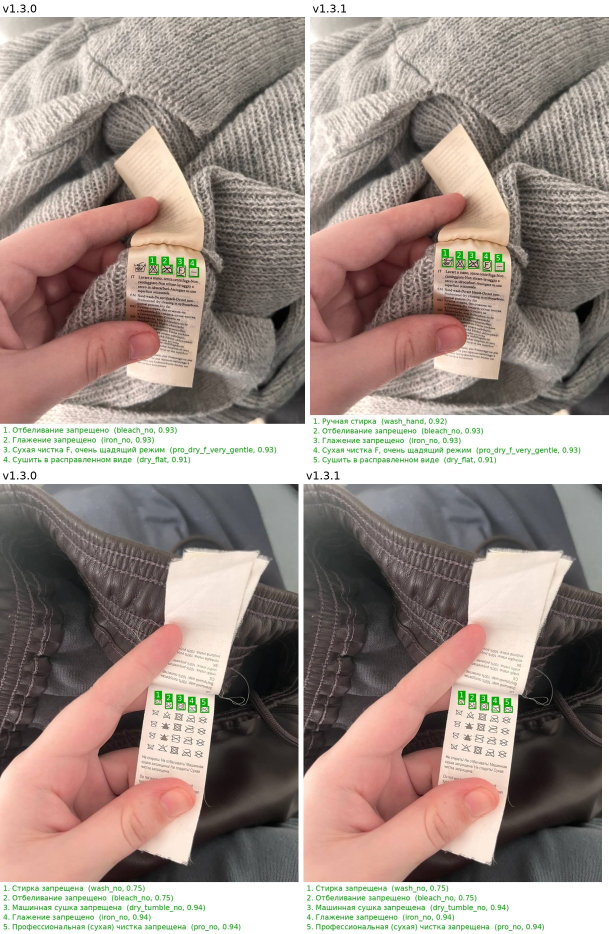
#> input picture comparison/new_photos_v1.3.0_vs_v1.3.1.jpg, 1217 x 1868 px (shown at 1/2 size)
$ python -i quality.py   (imports and definitions only)   (older library calls are emulated)
#> lines starting #> are read from the running program, lines starting #| are printed output that depends on the picture; after the words box and inside, x2 and y2 are one past the last pixel; in counts of white or black regions, pixels touching at a corner belong together
"""Image quality assessment.

Returns a score in [0, 1] and a hard ``too_low`` flag. ``too_low`` is only set
when recognition is physically impossible (tiny image, no contrast, extreme
blur) – moderate problems lower the confidence instead.
"""
from __future__ import annotations

from dataclasses import dataclass, field

import cv2
import numpy as np


@dataclass
class QualityReport:
    score: float
    too_low: bool
    contrast: float
    blur_sigma: float
    brightness: float
    min_side: int
    reasons: list[str] = field(default_factory=list)

    def as_dict(self):
        return {"score": round(self.score, 3), "tooLow": self.too_low, "contrast": round(self.contrast, 1),
                "blurSigmaPx": round(self.blur_sigma, 2), "brightness": round(self.brightness, 1),
                "minSide": self.min_side, "reasons": self.reasons}


def estimate_blur_sigma(gray: np.ndarray) -> float:
    """Edge-width based blur estimate (px at the given resolution).

    For a step edge of height R blurred with a Gaussian of sigma s the maximum
    gradient is R / (sqrt(2*pi) * s). We compare strong gradients to the local
    contrast range.
    """
    g = gray.astype(np.float32)
    gx = cv2.Sobel(g, cv2.CV_32F, 1, 0, ksize=3) / 8.0
    gy = cv2.Sobel(g, cv2.CV_32F, 0, 1, ksize=3) / 8.0
    mag = np.sqrt(gx * gx + gy * gy)
    k = 31
    local_range = cv2.dilate(g, np.ones((k, k))) - cv2.erode(g, np.ones((k, k)))
    strong = local_range > max(25.0, np.percentile(local_range, 90) * 0.5)
    if strong.sum() < 50:
        return 99.0
    ratio = mag[strong] / np.maximum(local_range[strong], 1.0)
    r = float(np.percentile(ratio, 95))
    return float(1.0 / (np.sqrt(2 * np.pi) * max(r, 1e-3)))


def assess(gray: np.ndarray) -> QualityReport:
    h, w = gray.shape
    reasons = []
    p1, p99 = np.percentile(gray, [1, 99])
    contrast = float(p99 - p1)
    brightness = float(gray.mean())
    # blur measured at a normalised resolution (long side 1000 px)
    s = 1000.0 / max(h, w)
    g = cv2.resize(gray, (max(8, int(w * s)), max(8, int(h * s))), interpolation=cv2.INTER_AREA) if s < 1 else gray
    sigma = estimate_blur_sigma(g)
    too_low = False
    if min(h, w) < 64:
        too_low = True
        reasons.append("resolution_too_low")
    if contrast < 20:
        too_low = True
        reasons.append("no_contrast")
    if sigma > 6.0:
        too_low = True
        reasons.append("too_blurry")
    if brightness < 20 or brightness > 250:
        reasons.append("extreme_exposure")
        if contrast < 35:
            too_low = True
    q_contrast = float(np.clip((contrast - 20) / 120, 0, 1))
    q_blur = float(np.clip(1.0 - (sigma - 0.8) / 5.0, 0, 1))
    q_res = float(np.clip((min(h, w) - 64) / 400, 0, 1))
    score = 0.45 * q_blur + 0.35 * q_contrast + 0.2 * q_res
    return QualityReport(score=score, too_low=too_low, contrast=contrast, blur_sigma=sigma,
                         brightness=brightness, min_side=min(h, w), reasons=reasons)

>>> import cv2
>>> picture = cv2.imread('../comparison/new_photos_v1.3.0_vs_v1.3.1.jpg', cv2.IMREAD_GRAYSCALE)
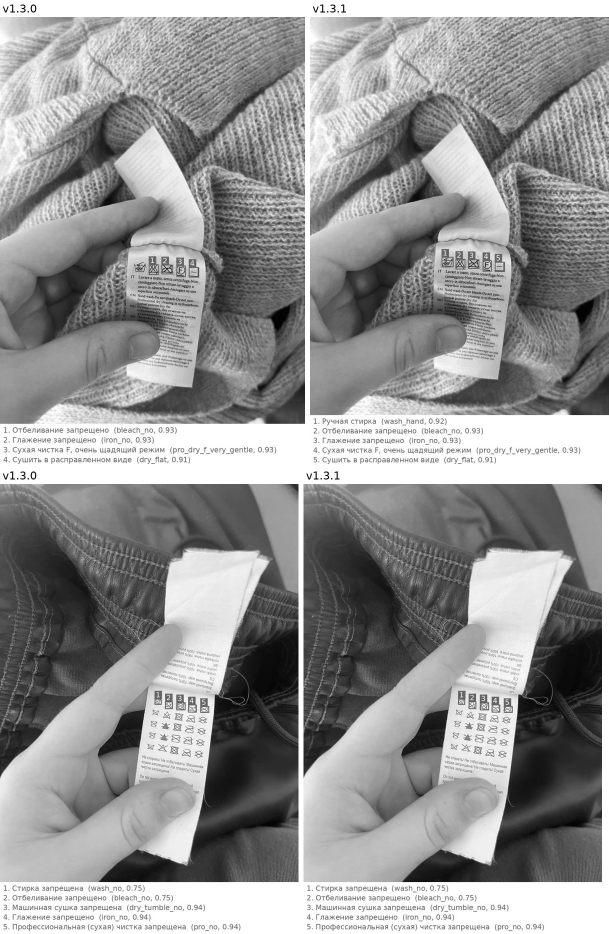
#> picture: shape (1868, 1217) (shown at 1/2 size); min 0, max 255, mean 147.3
>>> result = assess(picture)
#> in assess, `p1, p99 = np.percentile(gray, [1, 99])`: p1 = 17; p99 = 255
#> in assess, `contrast = float(p99 - p1)`: contrast = 238
#> in assess, `brightness = float(gray.mean())`: brightness = 147.3
#> in assess, `g = cv2.resize(gray, (max(8, int(w * s)), max(8, int(h * s))), interpo..`:
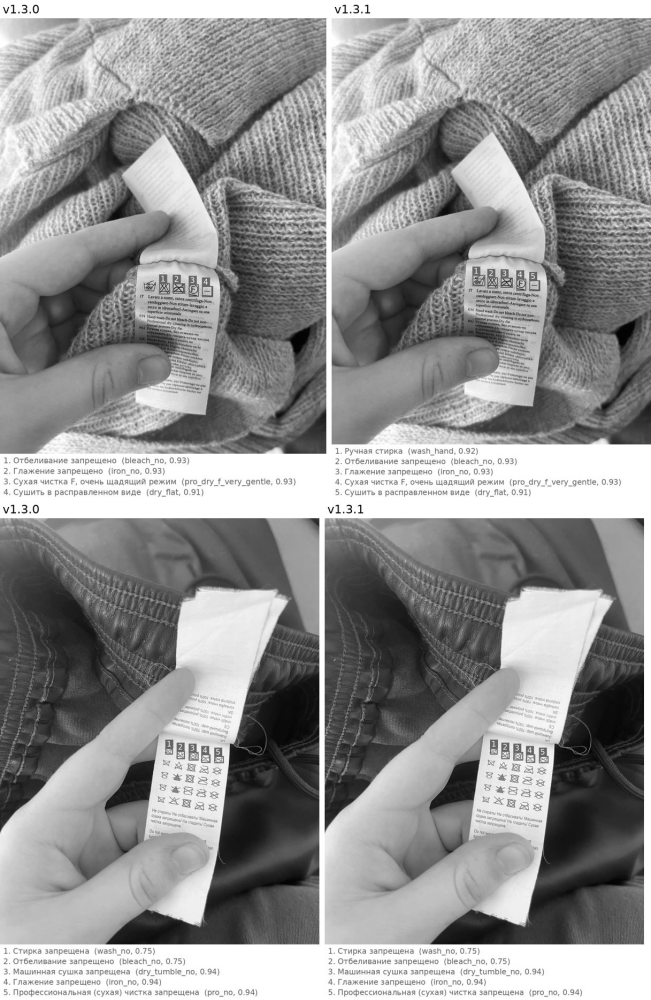
#> g: shape (1000, 651); min 1, max 255, mean 147.3
#> in estimate_blur_sigma, `gx = cv2.Sobel(g, cv2.CV_32F, 1, 0, ksize=3) / 8.0`:
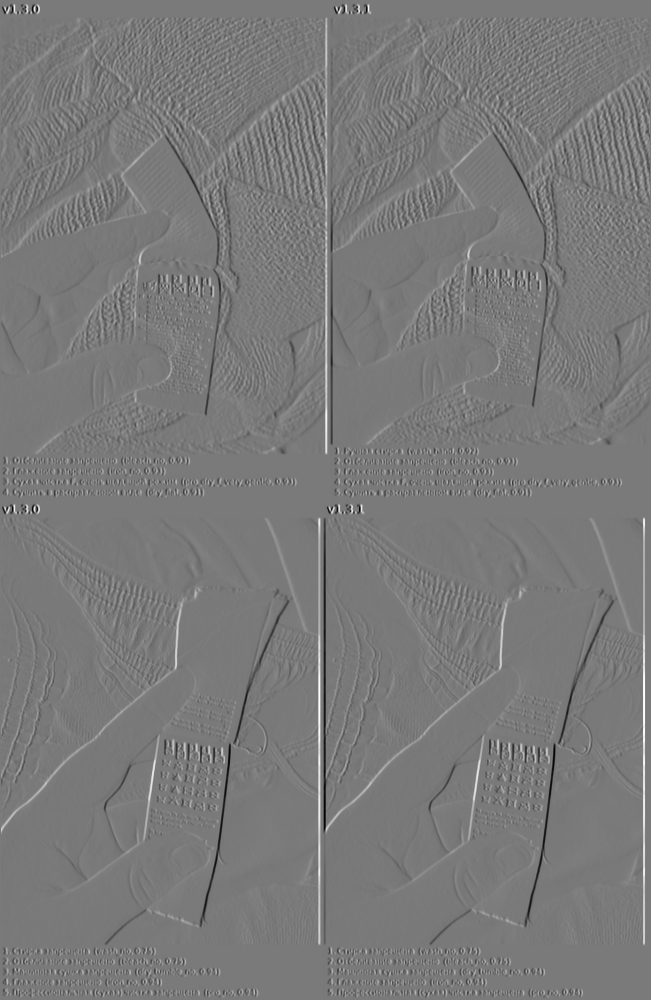
#> gx: shape (1000, 651) float32; min -110.6, max 120.4, mean 0.1; drawn with min black and max white
#> in estimate_blur_sigma, `gy = cv2.Sobel(g, cv2.CV_32F, 0, 1, ksize=3) / 8.0`:
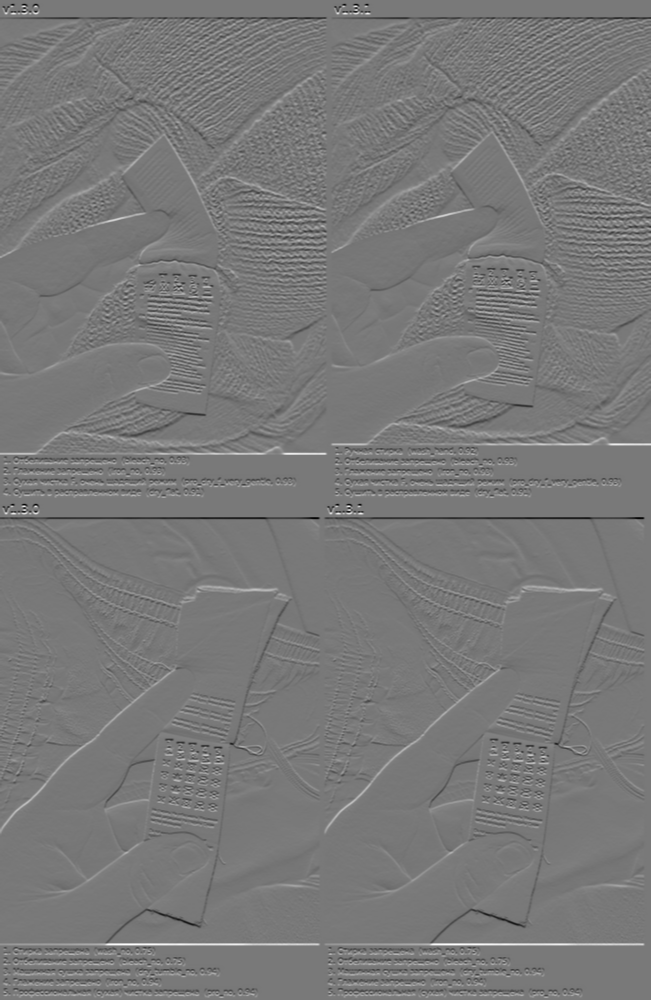
#> gy: shape (1000, 651) float32; min -109.1, max 120.8, mean 0; drawn with min black and max white
#> in estimate_blur_sigma, `mag = np.sqrt(gx * gx + gy * gy)`:
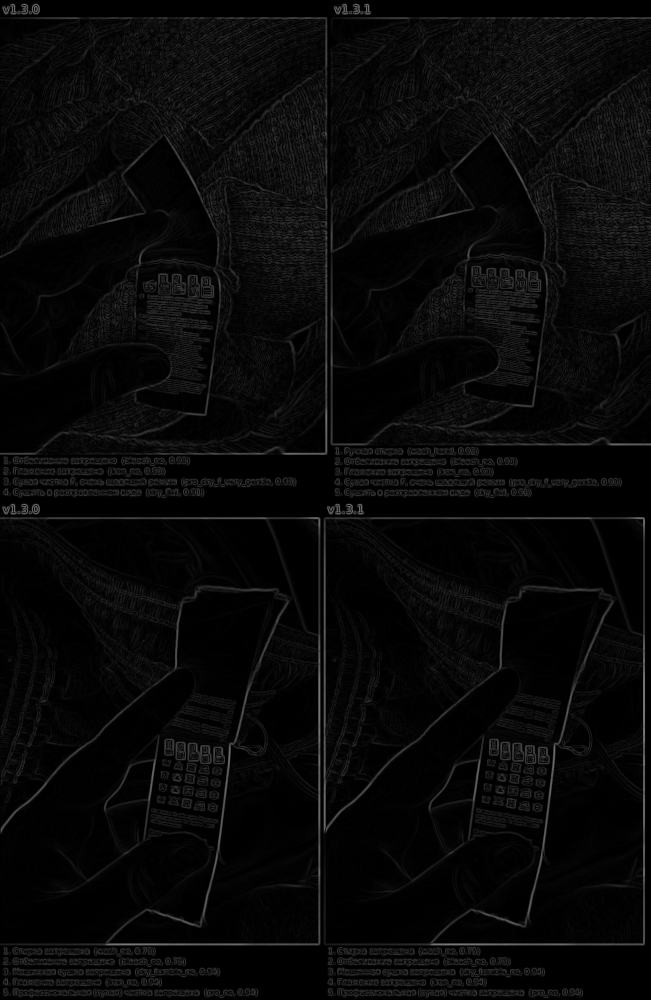
#> mag: shape (1000, 651) float32; min 0, max 120.8, mean 8.9
#> in estimate_blur_sigma, `local_range = cv2.dilate(g, np.ones((k, k))) - cv2.erode(g, np.ones((k..`:
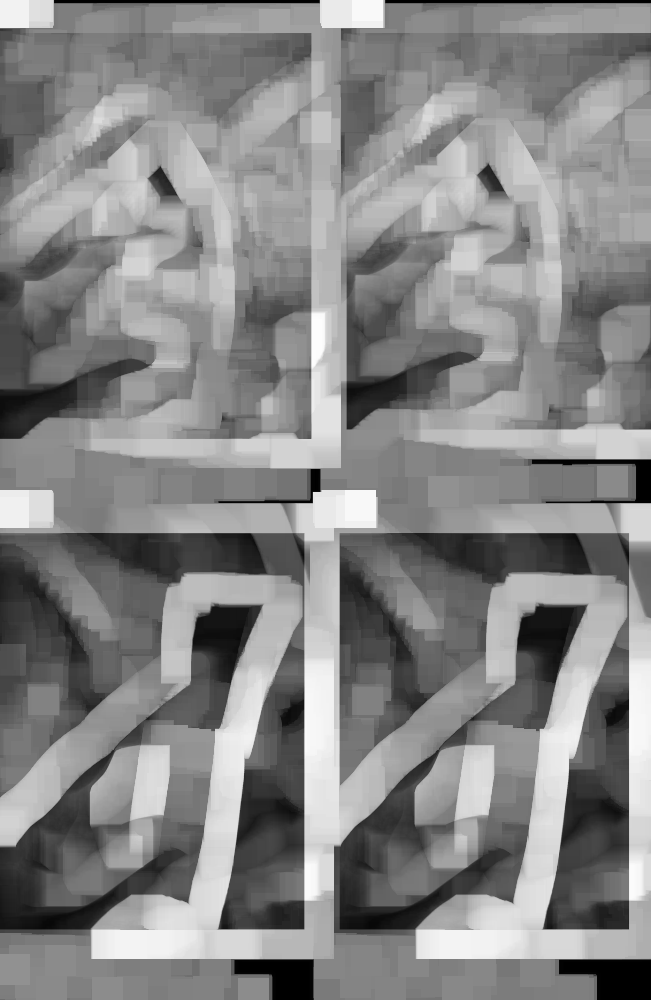
#> local_range: shape (1000, 651) float32; min 0, max 253, mean 133.6
#> in estimate_blur_sigma, `strong = local_range > max(25.0, np.percentile(local_range, 90) * 0.5)`:
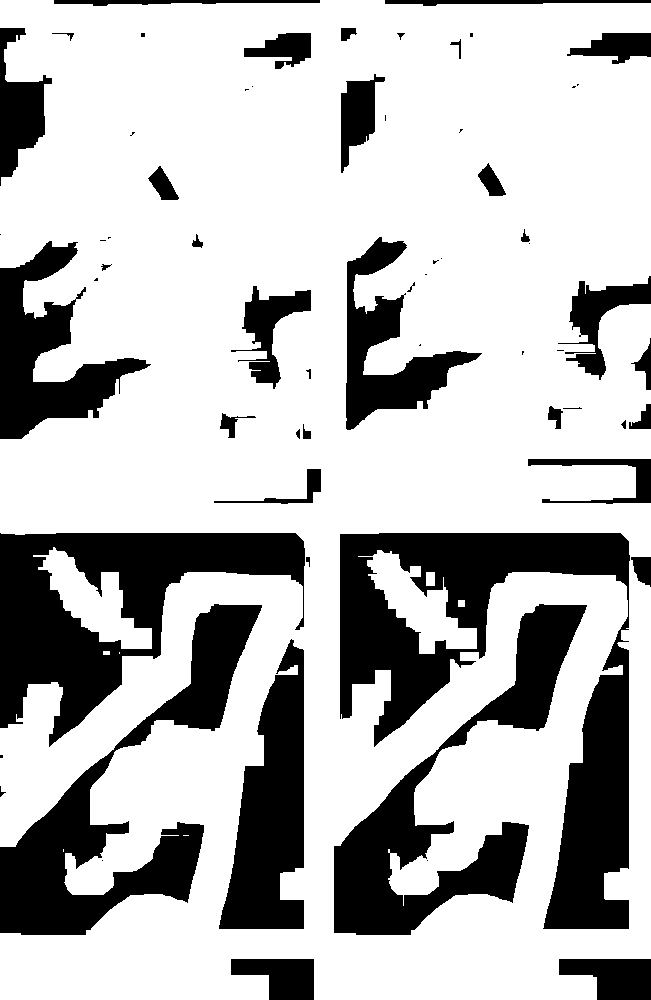
#> strong: shape (1000, 651) bool; 73% white; 64 black regions (23 under 20 px), largest, box (x1, y1, x2, y2) and area: (340, 533, 630, 929) 39529, (0, 533, 305, 747) 27509, (0, 604, 262, 935) 22928
#> in estimate_blur_sigma, `r = float(np.percentile(ratio, 95))`: r = 0.245
#> in assess, `sigma = estimate_blur_sigma(g)`: sigma = 1.63
#> in assess, `q_contrast = float(np.clip((contrast - 20) / 120, 0, 1))`: q_contrast = 1
#> in assess, `q_blur = float(np.clip(1.0 - (sigma - 0.8) / 5.0, 0, 1))`: q_blur = 0.834
#> in assess, `score = 0.45 * q_blur + 0.35 * q_contrast + 0.2 * q_res`: score = 0.925
